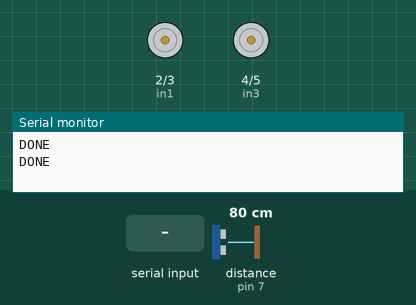
Recording of a sketch running on a simulated Arduino Uno, built with avr-gcc and run on an emulated ATmega328P. Parts: motor-driver pin pairs drawn as motors (green arrow = first pin HIGH = forward, orange = second pin HIGH = backward, longer = more drive), the last lines printed to the serial monitor. The test bench sets the inputs (shaded band); at power-on: distance to the obstacle (sensor on pin 7) 80 cm. The echo pulse lasts 58.3 µs per cm; random numbers use the default seed unless the sketch sets one.

Above: at 1.2 s.
1.3 s: "1\n" received over Serial
At 1.9 s:
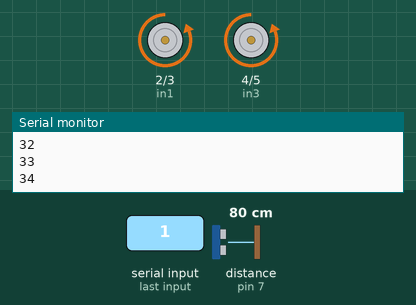
4.3 s: "U90\n" received over the second serial link
At 6.5 s:
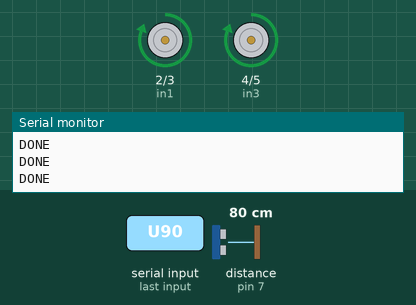
7.1 s: "M 45\n" received over the second serial link
At 9.3 s:
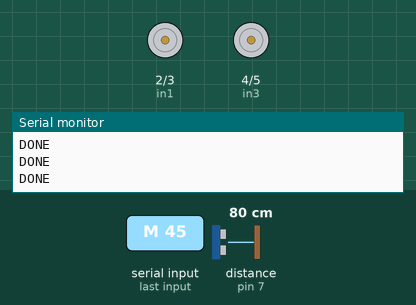
9.6 s: "D" received over the second serial link
At 10.4 s:
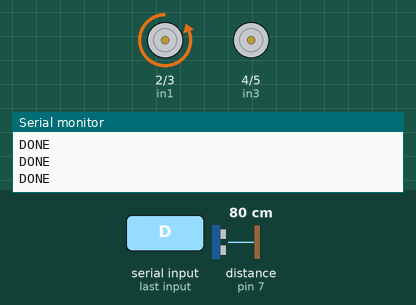
11.1 s: "A" received over the second serial link
At 11.6 s:
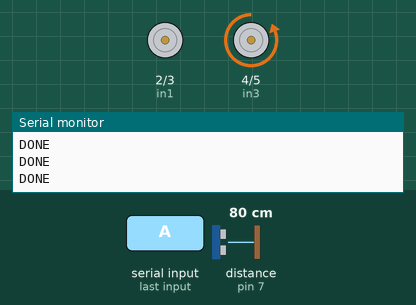
12.6 s: "30 150\n" received over the second serial link
At 13.9 s:
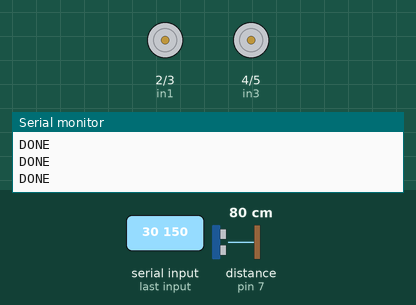
Timing chart, 0 to 15.1 s (numbered marks = the images above; inputs shaded):
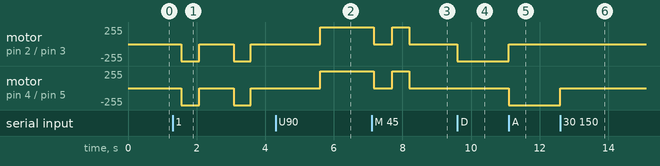

Measured:
- after the input at 1.3 s, motor on pin 2 (in1) / pin 3 (in2), motor on pin 4 (in3) / pin 5 (in4): alternates backward 255/255 for 0.52 s and stopped for 1.0 s, starting after 0.24 s
- after the input at 4.3 s, motor on pin 2 (in1) / pin 3 (in2), motor on pin 4 (in3) / pin 5 (in4): stopped → forward 255/255 after 1.3 s
- after the input at 7.1 s, motor on pin 2 (in1) / pin 3 (in2), motor on pin 4 (in3) / pin 5 (in4): forward 255/255 → stopped after 0.07 s, → forward 255/255 0.53 s later, → stopped 0.50 s later
- after the input at 9.6 s, motor on pin 2 (in1) / pin 3 (in2): stopped → backward 255/255 at once
- after the input at 11.1 s, motor on pin 2 (in1) / pin 3 (in2): backward 255/255 → stopped at once; motor on pin 4 (in3) / pin 5 (in4): stopped → backward 255/255 at once
- after the input at 12.6 s, motor on pin 4 (in3) / pin 5 (in4): backward 255/255 → stopped at once

The sketch:

moveCar.ino
```cpp
#include <SoftwareSerial.h>
SoftwareSerial SoftSerial(8, 9); // RX, TX

#define in1 2
#define in2 3
#define in3 4
#define in4 5

float data = 0.5;
int count = 0;
int counter = 0;
int mode = 3; //mode = 1: Manual; mode = 2: Obstacle Advoidance; mode = 3: Computer Vision
#define delayTime 500

#define echoPin 7 //Echo Pin
#define trigPin 6 //Trigger Pin
#define maximumRange 55 //Maximum range needed
#define minimumRange 0 //Minimum range needed
long duration, distance; //Duration used to calculate distance

/*
 * Car motion Functions
 */
      void TurnMotors_BW(){
        digitalWrite(in1, HIGH);
        digitalWrite(in2, LOW);
        digitalWrite(in3, HIGH);
        digitalWrite(in4, LOW);
      }

      void TurnMotors_BW_LFT(){
        digitalWrite(in1, HIGH);
        digitalWrite(in2, LOW);
        digitalWrite(in3, LOW);
        digitalWrite(in4, LOW);
      }


      void TurnMotors_RHT(){
        digitalWrite(in1, LOW);
        digitalWrite(in2, HIGH);
        digitalWrite(in3, LOW);
        digitalWrite(in4, LOW);
      }

      void TurnMotors_BW_RHT(){
        digitalWrite(in1, LOW);
        digitalWrite(in2, LOW);
        digitalWrite(in3, HIGH);
        digitalWrite(in4, LOW);
      }

      void TurnMotors_LFT(){
        digitalWrite(in1, LOW);
        digitalWrite(in2, LOW);
        digitalWrite(in3, LOW);
        digitalWrite(in4, HIGH);
      }

      void TurnOFF(){
        digitalWrite(in1, LOW);
        digitalWrite(in2, LOW);
        digitalWrite(in3, LOW);
        digitalWrite(in4, LOW);
      }

      void TurnMotors_FW(){
        digitalWrite(in1, LOW);
        digitalWrite(in2, HIGH);
        digitalWrite(in3, LOW);
        digitalWrite(in4, HIGH);
      }
/*
 * Arduino General Functions
 */
void setup() {
  //Initialize The motor "in" pins
      pinMode(in1, OUTPUT); //Declaring the pin modes
      pinMode(in2, OUTPUT); //Declaring the pin modes
      pinMode(in3, OUTPUT); //Declaring the pin modes
      pinMode(in4, OUTPUT); //Declaring the pin modes

  //Initialize the ultrasonic sensor pins
      pinMode(trigPin, OUTPUT);
      pinMode(echoPin, INPUT);

  //Initialize the Soft-Serial and Serial Communication
      Serial.begin(19200);
      SoftSerial.begin(9600);

          //Print for debugging purpose
              SoftSerial.println("       **** This a Software Serial **** ");
              //Serial.println("       **** This a Hardware Serial **** ");
}

void loop(){

    //MANUAL MODE
    if(mode == 1){
    //Change between modes; do operations depending on the mode

        if(SoftSerial.available() > 0){
            char variable1 = SoftSerial.read();
            if(variable1 == 'M'){
                TurnOFF();
                delay(500);
                mode = 1;
            }
            if(variable1 == 'U'){
                TurnOFF();
                delay(500);
                mode = 2;
            }
            if(variable1 == 'C'){
                TurnOFF();
                delay(500);
                mode = 3;
            }

            //FORWARD
            if(variable1 == 'W'){
                //Serial.println("FWD");
                TurnMotors_FW();
                delay(500);
            }


            //BACKWARD
            if(variable1 == 'S'){
                //Serial.println("BWD");
                TurnMotors_BW();
                delay(500);
            }

            //TURN RIGHT
            if(variable1 == 'D'){
                //Serial.println("RHT");
                TurnMotors_RHT();
                delay(500);
            }

            //TURN LEFT
            if(variable1 == 'A'){
                //Serial.println("LFT");
                TurnMotors_LFT();
                delay(500);
            }

            if(variable1 == ' '){
                //Serial.println("STOP!");
                TurnOFF();
                delay(500);
            }

        }

    } //End of MANUAL MODE


    //OBSTACLE ADVOIDANCE MODE
    else if(mode == 2){
        if(SoftSerial.available() > 0){
            char variable1 = SoftSerial.read();
            if(variable1 == 'M'){
                TurnOFF();
                delay(500);
                mode = 1;
            }
            if(variable1 == 'U'){
                TurnOFF();
                delay(500);
                mode = 2;
            }
            if(variable1 == 'C'){
                TurnOFF();
                delay(500);
                mode = 3;
            }
        }

        digitalWrite(trigPin, LOW);
        delayMicroseconds(2);

        digitalWrite(trigPin, HIGH);
        delayMicroseconds(10);
        digitalWrite(trigPin, LOW);
        long duration = pulseIn(echoPin, HIGH);

        //Calculate the distance (in cm) based on the speed of sound.
        long distance = (duration / 2) * 0.0343;

        if (distance >= maximumRange || distance <= minimumRange){
              SoftSerial.println("Its good. Go forward!");
              TurnMotors_BW();
              delay(500);
        }
	else {
              int randomnum = random(5);
              SoftSerial.println("There is an obstacle stop or turn other way");
              TurnMotors_FW();
              delay(500);
              if (randomnum >= 3) {
                  SoftSerial.println("TURN LEFT");
                  TurnMotors_LFT();
                  delay(500);
              }
	      else {
                  SoftSerial.println("TURN RIGHT");
                  TurnMotors_RHT();
                  delay(500);
              }
        }
    } //End of OBSTACLE AVOIDANCE MODE

    //COMPUTER VISION MODE
    else if (mode == 3){
        if (SoftSerial.available() > 0) {
            char variable1 = SoftSerial.read();
            if (variable1 == 'M') {
                TurnOFF();
                delay(500);
                mode = 1;
            }
            if(variable1 == 'U') {
                TurnOFF();
                delay(500);
                mode = 2;
            }
            if (variable1 == 'C') {
                TurnOFF();
                delay(500);
                mode = 3;
            }
        }

        if (Serial.available() > 0) {
          data = Serial.parseFloat();
        }

        if (data == 0) {
          counter = 3;
          count = 0;
        }
        else if (data == 0.5) {
          counter = 0;
          count = 0;
        }
        else {
          counter = (data * 500) / 14.6;
          count = 0;
        }

        TurnOFF();
        while(count < counter){
            TurnMotors_FW();
            count = count + 1;
            Serial.println(count);
        }

        if (count == counter) {
          data = 0.5;
          delay(500);
        }

        Serial.println("DONE");
        TurnOFF();

    }

}
```
